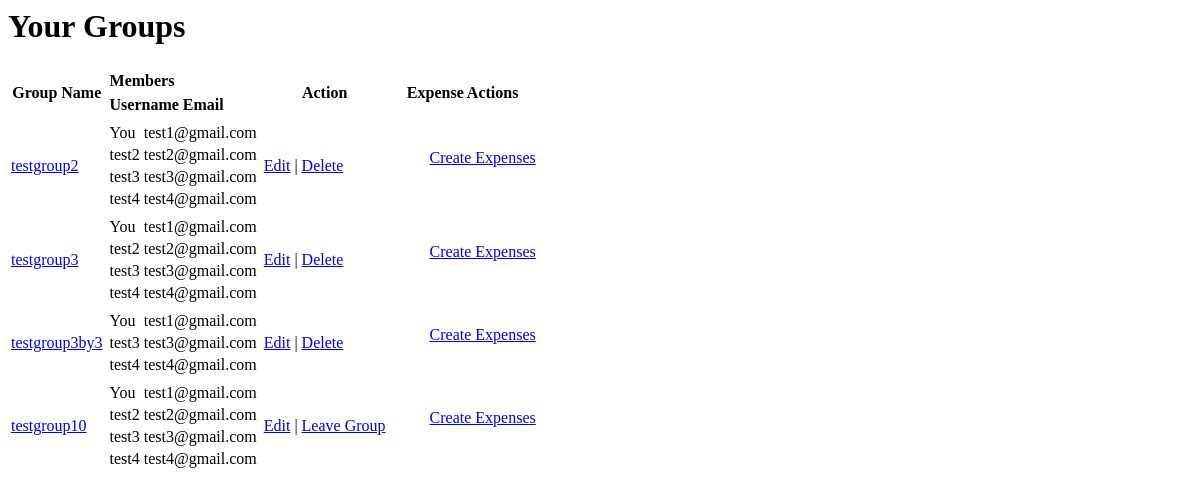
Page /groups/view_groups (signed in) on the earlier database version.
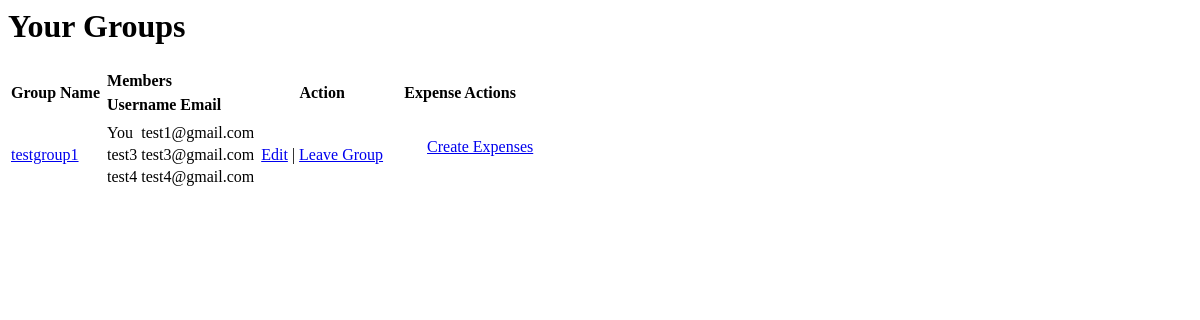
Same page on the later database version.
### Groups/models.py (models this page shows)
class Group(models.Model):
    group_name = models.CharField(max_length=50)
    members = models.ManyToManyField(User, related_name='group_members', blank=True)
    created_by = models.ForeignKey(User, on_delete=models.CASCADE)

### Authentications/models.py (models this page shows)
class User(AbstractBaseUser):
    username = models.CharField(max_length=50, blank=True)
    email = models.EmailField(unique=True)
    friends = models.ManyToManyField('self', symmetrical=True, blank=True)
    objects = CustomUserManager()
    USERNAME_FIELD = 'email'

### Groups/views.py (the view)
# urls.py: path('view_groups', views.view_groups, name='view_groups'),
def view_groups(request):
    context = {}
    groups = request.user.group_members.all()
    context['groups'] = groups
    return render(request, 'view_groups.html', {'groups':groups})

### Groups/templates/view_groups.html (shortened to what this page needs)
<h1>Your Groups</h1>
<table>
    <tr>
        <th>Group Name</th>
        <th>
            <table>
                <tr>
                    <th>Members</th>
                </tr>
            </table>
            <table>
                <tr>
                    <th>Username</th>
                    <th>Email</th>
                </tr>
            </table>
        </th>
        <th>Action</th>
        <th>Expense Actions</th>
    </tr>
{% for group in groups %}
<tr>
    <td><a href="{% url 'view_group_expenses' group_id=group.id %}">{{group.group_name}}</a></td>
    <td>
        <table>
            {% for member in group.members.all %}
            <tr>
                <td>{% if member.id == request.user.id %}You{% else %}{{member.username}}{% endif %}</td>
                <td>{{member.email}}</td>
            </tr>
            {% endfor %}
        </table>
    </td>
    <td><a href="{% url 'edit_group' id=group.id %}">Edit</a>{% if request.user == group.created_by %} | <a href='{% url 'delete_group' group.id %}' >Delete</a> {% else %} | <a href='{% url 'leave_group' group.id %}' >Leave Group</a> {% endif %}</td>
    <td><ul><a href="{% url 'create_expense' id=group.id %}">Create Expenses</a></ul></td>
</tr>
{% empty %}
<h1>You have no groups</h1>
{% endfor %}
</table>

Differences in the rows shown:
removed Group: group_name "testgroup2", shows "Delete", User (shows "You", email "test1@gmail.com"), User (username "test3", email "test3@gmail.com"), User (username "test4", email "test4@gmail.com")
no longer on this page (row edited): User: username "test2", email "test2@gmail.com"
removed Group: group_name "testgroup3", shows "Delete", User (shows "You", email "test1@gmail.com"), User (username "test3", email "test3@gmail.com"), User (username "test4", email "test4@gmail.com")
removed Group: group_name "testgroup3by3", shows "Delete", User (shows "You", email "test1@gmail.com"), User (username "test3", email "test3@gmail.com"), User (username "test4", email "test4@gmail.com")
removed Group: group_name "testgroup10", shows "Leave Group", User (shows "You", email "test1@gmail.com"), User (username "test3", email "test3@gmail.com"), User (username "test4", email "test4@gmail.com")
added Group: group_name "testgroup1", shows "Leave Group", User (shows "You", email "test1@gmail.com"), User (username "test3", email "test3@gmail.com"), User (username "test4", email "test4@gmail.com")
